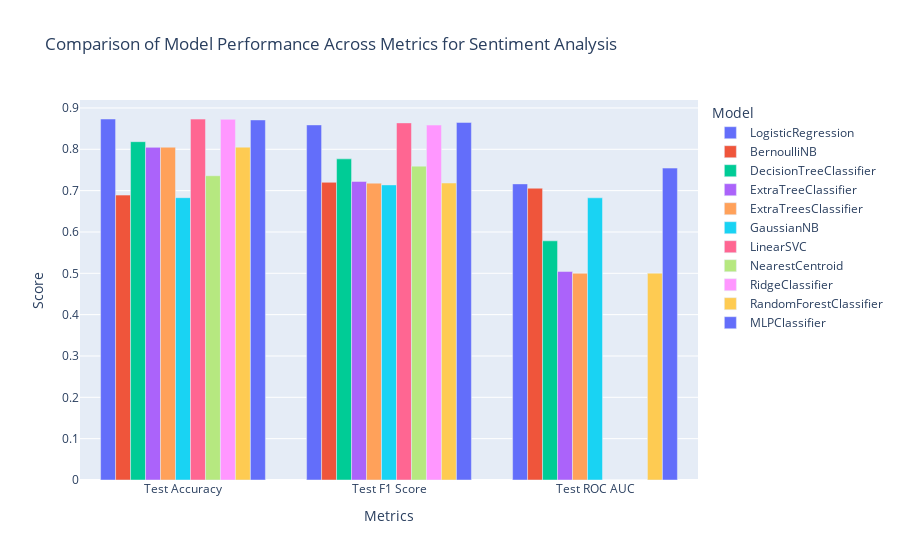

Source (notebook cell):
### Code cell
# Reset index so "Model" becomes a column
comparison_melted_sent = comparison_df_sent.reset_index().melt(id_vars="Model", var_name="Metric", value_name="Score")

# Create an interactive 3D bar chart
fig = px.bar(comparison_melted_sent, 
             x="Metric", 
             y="Score", 
             color="Model", 
             barmode="group",
             title="Comparison of Model Performance Across Metrics for Sentiment Analysis")

fig.update_layout(xaxis_title="Metrics", 
                  yaxis_title="Score", 
                  legend_title="Model",
                  hovermode="x unified")

fig.show()

### Figure 1 — Plotly figure (JSON) as saved in the notebook; plotly's stock layout.template omitted (floating-point values rounded to 4 significant figures)
{"data": [{"alignmentgroup": "True", "hovertemplate": "Model=LogisticRegression<br>Metric=%{x}<br>Score=%{y}<extra></extra>", "legendgroup": "LogisticRegression", "marker": {"color": "#636efa", "pattern": {"shape": ""}}, "name": "LogisticRegression", "offsetgroup": "LogisticRegression", "orientation": "v", "showlegend": true, "textposition": "auto", "type": "bar", "x": ["Test Accuracy", "Test F1 Score", "Test ROC AUC"], "xaxis": "x", "y": [0.8733, 0.859, 0.7163], "yaxis": "y"}, {"alignmentgroup": "True", "hovertemplate": "Model=BernoulliNB<br>Metric=%{x}<br>Score=%{y}<extra></extra>", "legendgroup": "BernoulliNB", "marker": {"color": "#EF553B", "pattern": {"shape": ""}}, "name": "BernoulliNB", "offsetgroup": "BernoulliNB", "orientation": "v", "showlegend": true, "textposition": "auto", "type": "bar", "x": ["Test Accuracy", "Test F1 Score", "Test ROC AUC"], "xaxis": "x", "y": [0.6891, 0.7201, 0.7058], "yaxis": "y"}, {"alignmentgroup": "True", "hovertemplate": "Model=DecisionTreeClassifier<br>Metric=%{x}<br>Score=%{y}<extra></extra>", "legendgroup": "DecisionTreeClassifier", "marker": {"color": "#00cc96", "pattern": {"shape": ""}}, "name": "DecisionTreeClassifier", "offsetgroup": "DecisionTreeClassifier", "orientation": "v", "showlegend": true, "textposition": "auto", "type": "bar", "x": ["Test Accuracy", "Test F1 Score", "Test ROC AUC"], "xaxis": "x", "y": [0.8184, 0.7768, 0.5786], "yaxis": "y"}, {"alignmentgroup": "True", "hovertemplate": "Model=ExtraTreeClassifier<br>Metric=%{x}<br>Score=%{y}<extra></extra>", "legendgroup": "ExtraTreeClassifier", "marker": {"color": "#ab63fa", "pattern": {"shape": ""}}, "name": "ExtraTreeClassifier", "offsetgroup": "ExtraTreeClassifier", "orientation": "v", "showlegend": true, "textposition": "auto", "type": "bar", "x": ["Test Accuracy", "Test F1 Score", "Test ROC AUC"], "xaxis": "x", "y": [0.8047, 0.7222, 0.5043], "yaxis": "y"}, {"alignmentgroup": "True", "hovertemplate": "Model=ExtraTreesClassifier<br>Metric=%{x}<br>Score=%{y}<extra></extra>", "legendgroup": "ExtraTreesClassifier", "marker": {"color": "#FFA15A", "pattern": {"shape": ""}}, "name": "ExtraTreesClassifier", "offsetgroup": "ExtraTreesClassifier", "orientation": "v", "showlegend": true, "textposition": "auto", "type": "bar", "x": ["Test Accuracy", "Test F1 Score", "Test ROC AUC"], "xaxis": "x", "y": [0.805, 0.7181, 0.5], "yaxis": "y"}, {"alignmentgroup": "True", "hovertemplate": "Model=GaussianNB<br>Metric=%{x}<br>Score=%{y}<extra></extra>", "legendgroup": "GaussianNB", "marker": {"color": "#19d3f3", "pattern": {"shape": ""}}, "name": "GaussianNB", "offsetgroup": "GaussianNB", "orientation": "v", "showlegend": true, "textposition": "auto", "type": "bar", "x": ["Test Accuracy", "Test F1 Score", "Test ROC AUC"], "xaxis": "x", "y": [0.6829, 0.7138, 0.6826], "yaxis": "y"}, {"alignmentgroup": "True", "hovertemplate": "Model=LinearSVC<br>Metric=%{x}<br>Score=%{y}<extra></extra>", "legendgroup": "LinearSVC", "marker": {"color": "#FF6692", "pattern": {"shape": ""}}, "name": "LinearSVC", "offsetgroup": "LinearSVC", "orientation": "v", "showlegend": true, "textposition": "auto", "type": "bar", "x": ["Test Accuracy", "Test F1 Score", "Test ROC AUC"], "xaxis": "x", "y": [0.873, 0.8639, 0.0], "yaxis": "y"}, {"alignmentgroup": "True", "hovertemplate": "Model=NearestCentroid<br>Metric=%{x}<br>Score=%{y}<extra></extra>", "legendgroup": "NearestCentroid", "marker": {"color": "#B6E880", "pattern": {"shape": ""}}, "name": "NearestCentroid", "offsetgroup": "NearestCentroid", "orientation": "v", "showlegend": true, "textposition": "auto", "type": "bar", "x": ["Test Accuracy", "Test F1 Score", "Test ROC AUC"], "xaxis": "x", "y": [0.736, 0.7592, 0.0], "yaxis": "y"}, {"alignmentgroup": "True", "hovertemplate": "Model=RidgeClassifier<br>Metric=%{x}<br>Score=%{y}<extra></extra>", "legendgroup": "RidgeClassifier", "marker": {"color": "#FF97FF", "pattern": {"shape": ""}}, "name": "RidgeClassifier", "offsetgroup": "RidgeClassifier", "orientation": "v", "showlegend": true, "textposition": "auto", "type": "bar", "x": ["Test Accuracy", "Test F1 Score", "Test ROC AUC"], "xaxis": "x", "y": [0.8725, 0.8586, 0.0], "yaxis": "y"}, {"alignmentgroup": "True", "hovertemplate": "Model=RandomForestClassifier<br>Metric=%{x}<br>Score=%{y}<extra></extra>", "legendgroup": "RandomForestClassifier", "marker": {"color": "#FECB52", "pattern": {"shape": ""}}, "name": "RandomForestClassifier", "offsetgroup": "RandomForestClassifier", "orientation": "v", "showlegend": true, "textposition": "auto", "type": "bar", "x": ["Test Accuracy", "Test F1 Score", "Test ROC AUC"], "xaxis": "x", "y": [0.8052, 0.7185, 0.5004], "yaxis": "y"}, {"alignmentgroup": "True", "hovertemplate": "Model=MLPClassifier<br>Metric=%{x}<br>Score=%{y}<extra></extra>", "legendgroup": "MLPClassifier", "marker": {"color": "#636efa", "pattern": {"shape": ""}}, "name": "MLPClassifier", "offsetgroup": "MLPClassifier", "orientation": "v", "showlegend": true, "textposition": "auto", "type": "bar", "x": ["Test Accuracy", "Test F1 Score", "Test ROC AUC"], "xaxis": "x", "y": [0.871, 0.865, 0.7545], "yaxis": "y"}], "layout": {"barmode": "group", "hovermode": "x unified", "legend": {"title": {"text": "Model"}, "tracegroupgap": 0}, "title": {"text": "Comparison of Model Performance Across Metrics for Sentiment Analysis"}, "xaxis": {"anchor": "y", "domain": [0, 1], "title": {"text": "Metrics"}}, "yaxis": {"anchor": "x", "domain": [0, 1], "title": {"text": "Score"}}}}
